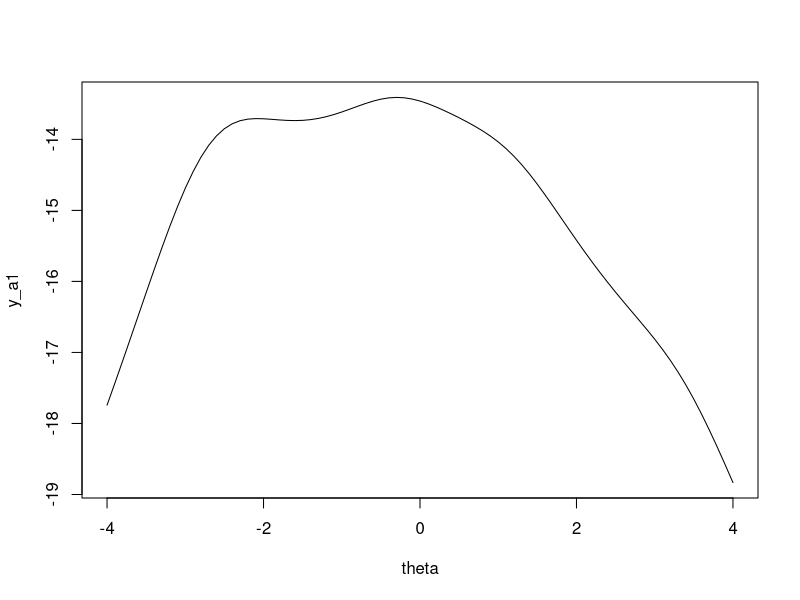
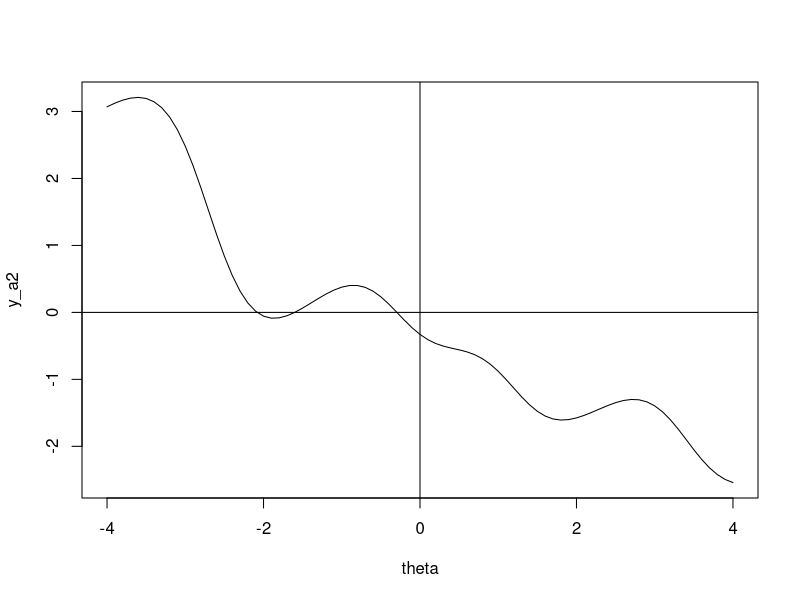

Reproduce these figures in R, in order.

# a1
theta <- seq(-4, 4, 0.1)
x <- c(-2.8, 3.4, 1.2, -.3, -2.6)

y_a1 <- c()
for (theta_i in theta){
  y_a1 <- c(y_a1, -5*log(pi)-sum(log(1+(x-theta_i)**2)))
}

plot(theta, y_a1, type="l")


# a2
y_a2 <- c()
for (theta_i in theta){
  y_a2 <- c(y_a2, sum(2*(x-theta_i)/(1+(x-theta_i)^2)))
}

plot(theta, y_a2, type="l")
abline(b=0, a=0)
# 3 times it crosses y=0

a_0 <- 
sum(2*(x-theta_i)/(1+(x-theta_i)^2))



# b: Bisection
  
a <- -4
b <- 4 

x_i <- c()

while(length(x_i) < 2 || abs(tail(x_i,1)-tail(x_i,2)[1])>0.000001){
  
#for(i in 1:1000){   
  y1<- sum(2*(a-theta_i)/(1+(a-theta_i)^2))
  y2<- sum(2*(b-theta_i)/(1+(b-theta_i)^2))
  
  x_i <- c(x_i,(a + b)/2) 
  
  print((a+b)/2)
  
  if(y1*y2 <= 0){
    b <- tail(x_i,1)
  }else {
    a <- tail(x_i,1)
  }
  
}

tail(x_i,1)
abline(v=c(tail(x_i,1)))


